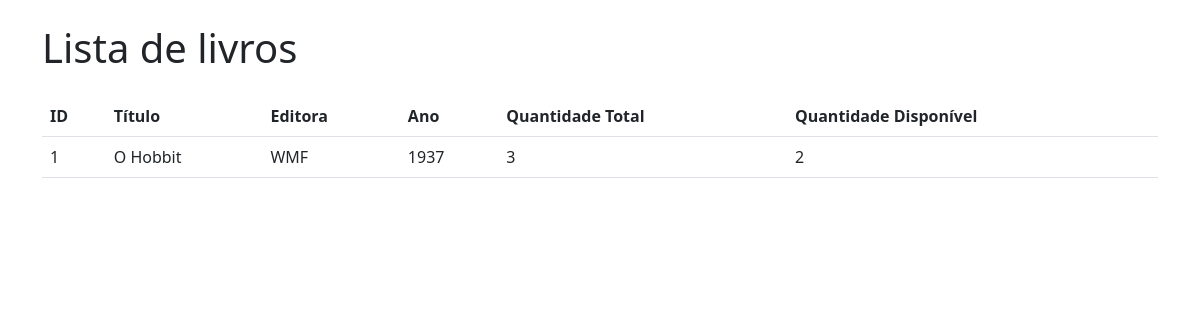
Before: /livros (signed in) with the older database file.
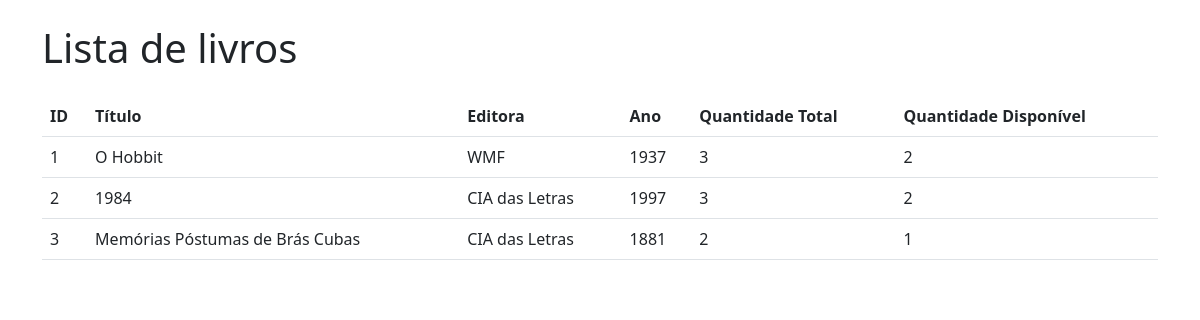
After: the same page with the newer database file.
### Biblioteca/app.py (models this page shows)
class Livro(db.Model):
    __tablename__ = 'livros'
    idLivro = db.Column(db.Integer, primary_key=True)
    tituloLivro = db.Column(db.String(100), nullable=False)
    editora = db.Column(db.String(100), nullable=False)
    anoLivro = db.Column(db.Integer, nullable=False)
    quantidadeLivros = db.Column(db.Integer, nullable=False)
    qtdeLivDisponiveis = db.Column(db.Integer, nullable=False)

### Biblioteca/app.py (the view)
@app.route("/livros")
@login_required
def livros():
    livros = Livro.query.all()
    return render_template("livros.html", livros=livros)

### Biblioteca/app.py (called while the page is built)
@login_manager.user_loader
def load_user(user_id):
    return User.query.get(user_id)

### Biblioteca/templates/livros.html (shortened to what this page needs)
<!DOCTYPE html>
<html lang="en">
  <head>
    <link
      rel="stylesheet"
      href="{{ url_for('static', filename='css/bootstrap.min.css') }}"
    />
  </head>
  <body>
    <div class="container">
      <h1 class="mt-4 mb-4">Lista de livros</h1>
      <table class="table">
        <thead>
          <tr>
            <th>ID</th>
            <th>Título</th>
            <th>Editora</th>
            <th>Ano</th>
            <th>Quantidade Total</th>
            <th>Quantidade Disponível</th>
          </tr>
        </thead>
        <tbody>
          {% for livro in livros %}
          <tr>
            <td>{{ livro.idLivro }}</td>
            <td>{{ livro.tituloLivro }}</td>
            <td>{{ livro.editora }}</td>
            <td>{{ livro.anoLivro }}</td>
            <td>{{ livro.quantidadeLivros }}</td>
            <td>{{ livro.qtdeLivDisponiveis }}</td>
          </tr>
          {% endfor %}
        </tbody>
      </table>
    </div>
  </body>
</html>

Changed rows visible on the page:
added Livro: idLivro "2", tituloLivro "1984", editora "CIA das Letras", anoLivro "1997", quantidadeLivros "3", qtdeLivDisponiveis "2"
added Livro: idLivro "3", tituloLivro "Memórias Póstumas de Brás Cubas", editora "CIA das Letras", anoLivro "1881", quantidadeLivros "2", qtdeLivDisponiveis "1"
